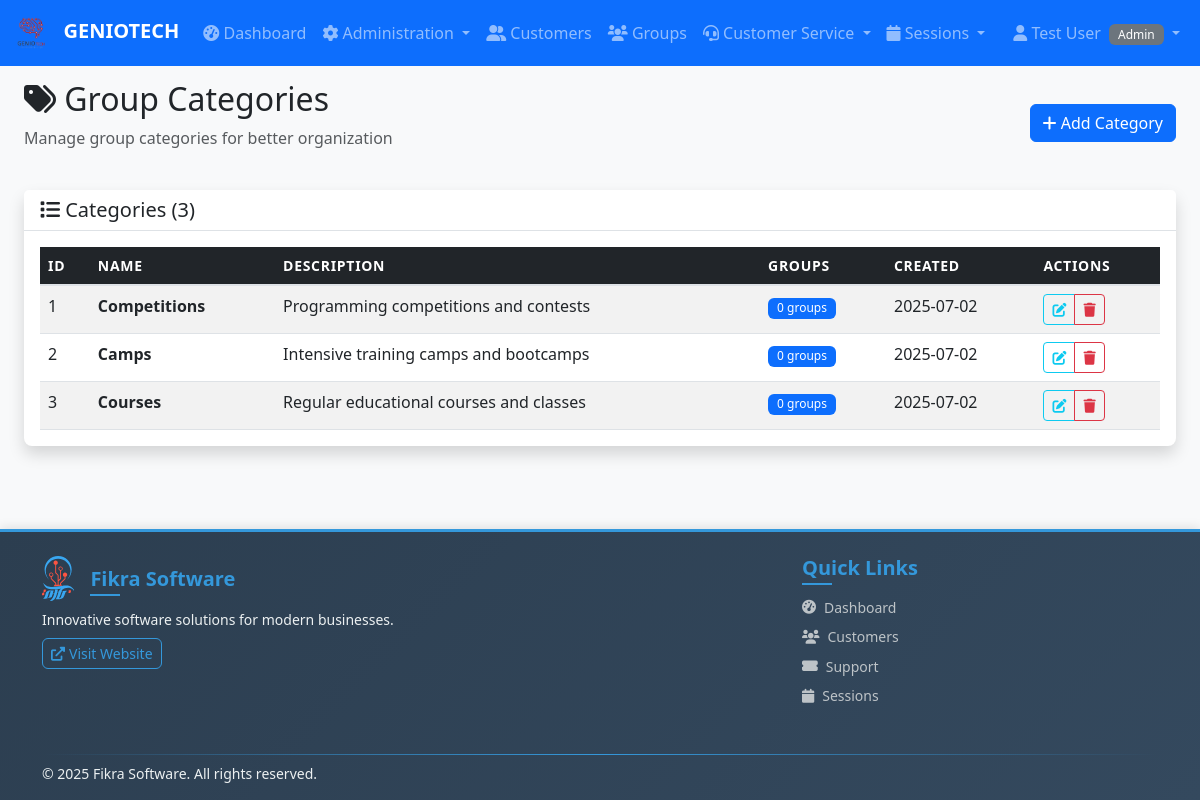
Page /admin/categories (signed in) on the committed database.
### app.py (models this page shows)
class User(UserMixin, db.Model):
    id = db.Column(db.Integer, primary_key=True)
    username = db.Column(db.String(80), unique=True, nullable=False)
    email = db.Column(db.String(120), unique=True, nullable=False)
    password_hash = db.Column(db.String(120), nullable=False)
    role = db.Column(db.String(20), nullable=False)  # admin, instructor, customer_service
    first_name = db.Column(db.String(50), nullable=False)
    last_name = db.Column(db.String(50), nullable=False)
    created_at = db.Column(db.DateTime, default=datetime.utcnow)
    is_active = db.Column(db.Boolean, default=True)

class CourseCategory(db.Model):
    id = db.Column(db.Integer, primary_key=True)
    name = db.Column(db.String(50), nullable=False)
    description = db.Column(db.Text)
    created_at = db.Column(db.DateTime, default=datetime.utcnow)

### app.py (the view)
@app.route('/admin/categories')
@admin_required
def admin_categories():
    categories = CourseCategory.query.all()
    return render_template('admin/categories.html', categories=categories)

### app.py (called while the page is built)
@login_manager.user_loader
def load_user(user_id):
    return User.query.get(int(user_id))

def admin_required(f):
    @wraps(f)
    def decorated_function(*args, **kwargs):
        if not current_user.is_authenticated or current_user.role != 'admin':
            flash('Admin access required.', 'error')
            return redirect(url_for('dashboard'))
        return f(*args, **kwargs)
    return decorated_function

### templates/admin/categories.html (shortened to what this page needs)
{% extends "base.html" %}
{% block content %}
<div class="container-fluid">
    <div class="row">
        <div class="col-12">
            <div class="d-flex justify-content-between align-items-center mb-4">
                <div>
                    <h2><i class="fas fa-tags"></i> Group Categories</h2>
                    <p class="text-muted">Manage group categories for better organization</p>
                </div>
                <button type="button" class="btn btn-primary" data-bs-toggle="modal" data-bs-target="#addCategoryModal">
                    <i class="fas fa-plus"></i> Add Category
                </button>
            </div>
        </div>
    </div>
    <div class="row">
        <div class="col-12">
            <div class="card shadow">
                <div class="card-header">
                    <h5 class="card-title mb-0">
                        <i class="fas fa-list"></i> Categories ({{ categories|length }})
                    </h5>
                </div>
                <div class="card-body">
                    {% if categories %}
                    <div class="table-responsive">
                        <table class="table table-striped table-hover">
                            <thead class="table-dark">
                                <tr>
                                    <th>ID</th>
                                    <th>Name</th>
                                    <th>Description</th>
                                    <th>Groups</th>
                                    <th>Created</th>
                                    <th>Actions</th>
                                </tr>
                            </thead>
                            <tbody>
                                {% for category in categories %}
                                <tr>
                                    <td>{{ category.id }}</td>
                                    <td><strong>{{ category.name }}</strong></td>
                                    <td>
                                        {% if category.description %}
                                        {{ category.description[:100] }}
                                        {% else %}
                                        <span class="text-muted">No description</span>
                                        {% endif %}
                                    </td>
                                    <td>
                                        <span class="badge bg-primary">{{ category.category_groups|length }}
                                            groups</span>
                                    </td>
                                    <td>{{ category.created_at.strftime('%Y-%m-%d') }}</td>
                                    <td>
                                        <div class="btn-group btn-group-sm">
                                            <button type="button" class="btn btn-outline-info btn-sm"
                                                data-bs-toggle="modal"
                                                data-bs-target="#editCategoryModal{{ category.id }}">
                                                <i class="fas fa-edit"></i>
                                            </button>
                                            {% if category.category_groups|length == 0 %}
                                            <button type="button"
                                                class="btn btn-outline-danger btn-sm delete-category-btn"
                                                data-category-id="{{ category.id }}"
                                                data-category-name="{{ category.name }}">
                                                <i class="fas fa-trash"></i>
                                            </button>
                                            {% endif %}
                                        </div>
                                    </td>
                                </tr>
                                {% endfor %}
                            </tbody>
                        </table>
                    </div>
                    {% endif %}
                </div>
            </div>
        </div>
    </div>
</div>
{% endblock %}

### templates/base.html (shortened to what this page needs)
<!DOCTYPE html>
<html lang="en">
<head>
    <link href="https://cdn.jsdelivr.net/npm/bootstrap@5.3.0/dist/css/bootstrap.min.css" rel="stylesheet">
    <link href="https://cdnjs.cloudflare.com/ajax/libs/font-awesome/6.0.0/css/all.min.css" rel="stylesheet">
    <link href="{{ url_for('static', filename='css/style.css') }}" rel="stylesheet">
</head>
<body>
    {% if current_user.is_authenticated %}
    <nav class="navbar navbar-expand-lg navbar-dark bg-primary">
        <div class="container-fluid">
            <a class="navbar-brand" href="{{ url_for('dashboard') }}">
                <img src="{{ url_for('static', filename='images/GENIOTECH.png') }}" alt="GENIO TECH" height="40"
                    class="me-2">
                GENIOTECH
            </a>
            <div class="collapse navbar-collapse" id="navbarNav">
                <ul class="navbar-nav me-auto">
                    <li class="nav-item">
                        <a class="nav-link" href="{{ url_for('dashboard') }}">
                            <i class="fas fa-tachometer-alt"></i> Dashboard
                        </a>
                    </li>
                    {% if current_user.role == 'admin' %}
                    <li class="nav-item dropdown">
                        <a class="nav-link dropdown-toggle" href="#" role="button" data-bs-toggle="dropdown">
                            <i class="fas fa-cog"></i> Administration
                        </a>
                    </li>
                    {% endif %}
                    {% if current_user.role != 'instructor' %}
                    <li class="nav-item">
                        <a class="nav-link" href="{{ url_for('customers') }}">
                            <i class="fas fa-user-friends"></i> Customers
                        </a>
                    </li>
                    {% endif %}
                    <li class="nav-item">
                        <a class="nav-link" href="{{ url_for('groups') }}">
                            <i class="fas fa-users"></i> Groups
                        </a>
                    </li>
                    {% if current_user.role in ['customer_service', 'admin'] %}
                    <li class="nav-item dropdown">
                        <a class="nav-link dropdown-toggle" href="#" role="button" data-bs-toggle="dropdown">
                            <i class="fas fa-headset"></i> Customer Service
                        </a>
                    </li>
                    {% endif %}
                    {% if current_user.role in ['instructor', 'admin'] %}
                    <li class="nav-item dropdown">
                        <a class="nav-link dropdown-toggle" href="#" role="button" data-bs-toggle="dropdown">
                            <i class="fas fa-calendar"></i> Sessions
                        </a>
                    </li>
                    {% endif %}
                </ul>
                <ul class="navbar-nav">
                    <li class="nav-item dropdown">
                        <a class="nav-link dropdown-toggle" href="#" role="button" data-bs-toggle="dropdown">
                            <i class="fas fa-user"></i> {{ current_user.first_name }} {{ current_user.last_name }}
                            <span class="badge bg-secondary ms-1">{{ current_user.role.title() }}</span>
                        </a>
                    </li>
                </ul>
            </div>
        </div>
    </nav>
    {% endif %}
    <main class="{% if current_user.is_authenticated %}container-fluid mt-4{% endif %}">
        {% block content %}{% endblock %}
    </main>
    <footer class="footer">
        <div class="container">
            <div class="row justify-content-between">
                <div class="col-lg-6 col-md-6 mb-3">
                    <div class="d-flex align-items-center mb-2">
                        <h5 class="mb-0">Fikra Software</h5>
                    </div>
                    <p class="mb-2">Innovative software solutions for modern businesses.</p>
                    <a href="https://fikra.solutions/" target="_blank" class="btn btn-outline-primary btn-sm">
                        <i class="fas fa-external-link-alt me-1"></i> Visit Website
                    </a>
                </div>
                <div class="col-lg-4 col-md-6 mb-3">
                    <h5>Quick Links</h5>
                    <ul class="list-unstyled">
                        <li class="mb-2"><a
                                href="{{ url_for('dashboard') if current_user.is_authenticated else url_for('login') }}"><i
                                    class="fas fa-tachometer-alt me-2"></i>Dashboard</a></li>
                        {% if not current_user.is_authenticated or current_user.role != 'instructor' %}
                        <li class="mb-2"><a
                                href="{{ url_for('customers') if current_user.is_authenticated else '#' }}"><i
                                    class="fas fa-users me-2"></i>Customers</a></li>
                        {% endif %}
                        <li class="mb-2"><a href="{{ url_for('tickets') if current_user.is_authenticated else '#' }}"><i
                                    class="fas fa-ticket-alt me-2"></i>Support</a></li>
                        <li class="mb-2"><a
                                href="{{ url_for('sessions') if current_user.is_authenticated else '#' }}"><i
                                    class="fas fa-calendar me-2"></i>Sessions</a></li>
                    </ul>
                </div>
            </div>
            <div class="footer-divider"></div>
            <div class="row align-items-center">
                <div class="col-md-8">
                    <p class="mb-0">© <span id="current-year"></span> Fikra Software. All rights reserved.</p>
                </div>
            </div>
        </div>
    </footer>
</body>
</html>

### static/css/style.css (style rules this page uses)
body { font-family: "Segoe UI", Tahoma, Geneva, Verdana, sans-serif; background-color: #f8f9fa; }
.navbar-brand { font-weight: bold; font-size: 1.25rem; }
.navbar-nav .nav-link { font-weight: 500; transition: color 0.2s ease; }
.card { border: none; border-radius: 0.5rem; box-shadow: 0 0.125rem 0.25rem rgba(0, 0, 0, 0.075); transition: all 0.15s ease-in-out; }
.card-header { background-color: #fff; border-bottom: 1px solid #dee2e6; font-weight: 600; }
.btn { border-radius: 0.375rem; font-weight: 500; transition: all 0.15s ease-in-out; }
.btn-group .btn { border-radius: 0.25rem; }
.table { margin-bottom: 0; }
.table thead th { border-top: none; border-bottom: 2px solid #dee2e6; font-weight: 600; text-transform: uppercase; font-size: 0.875rem; letter-spacing: 0.05em; }
.badge { font-size: 0.75em; font-weight: 500; padding: 0.375em 0.75em; }
.footer { background: linear-gradient(135deg, #2c3e50 0%, #34495e 100%); color: #ecf0f1; font-size: 0.875rem; box-shadow: 0 -2px 10px rgba(0, 0, 0, 0.1); }
.footer h5 { color: #3498db; font-weight: 600; margin-bottom: 1rem; position: relative; }
.footer h5::after { content: ""; position: absolute; bottom: -5px; left: 0; width: 30px; height: 2px; background: #3498db; }
.footer .fikra-logo { height: 45px; width: auto; transition: transform 0.3s ease, filter 0.3s ease; filter: brightness(1.1); }
.footer a { text-decoration: none; color: #bdc3c7; transition: all 0.3s ease; display: inline-flex; align-items: center; }
.footer .btn-outline-primary { border-color: #3498db; color: #3498db; transition: all 0.3s ease; }

### templates/base.html (style rules this page uses)
body { padding-top: 56px; display: flex; flex-direction: column; min-height: 100vh; }
.navbar { position: fixed; top: 0; width: 100%; z-index: 1030; }
.footer { background-color: #2c3e50; color: #ecf0f1; margin-top: auto; padding: 1.5rem 0 1rem 0; border-top: 3px solid #3498db; }
.footer h5 { color: #3498db; font-weight: 600; margin-bottom: 1rem; }
.footer a { color: #bdc3c7; text-decoration: none; transition: color 0.3s ease; }
.fikra-logo { height: 32px; width: auto; transition: transform 0.3s ease; }
main { flex: 1; padding-bottom: 2rem; }
.footer-divider { height: 1px; background: linear-gradient(to right, transparent, #3498db, transparent); margin: 1rem 0 0.5rem 0; }

### rows in the picture
User: first_name "Test", last_name "User", role "Admin"
CourseCategory: id "1", name "Competitions", description "Programming competitions and contests", category_groups|length "0", created_at "2025-07-02"
CourseCategory: id "2", name "Camps", description "Intensive training camps and bootcamps", category_groups|length "0", created_at "2025-07-02"
CourseCategory: id "3", name "Courses", description "Regular educational courses and classes", category_groups|length "0", created_at "2025-07-02"

### other values in the picture
{{ categories|length }} "3"
